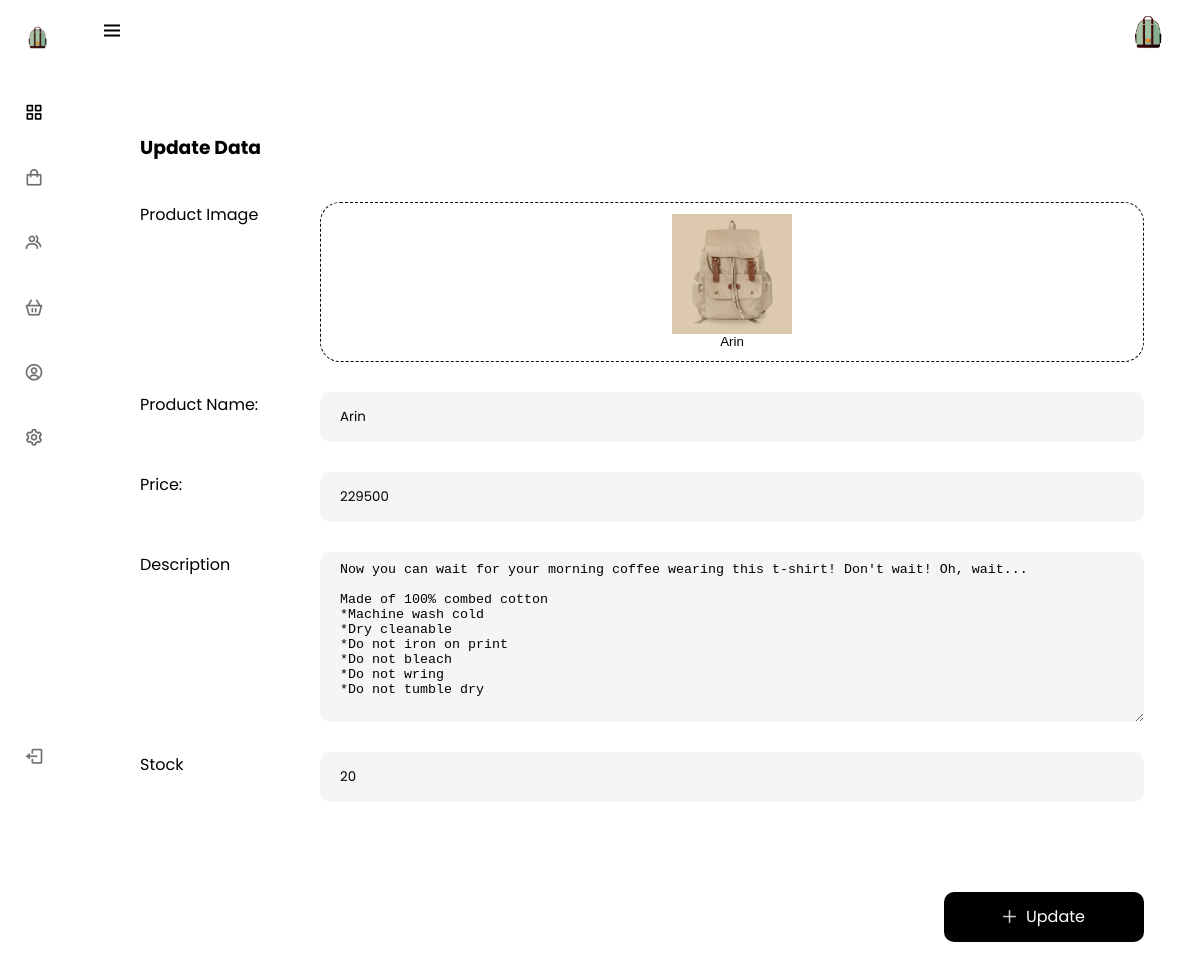
The app's page /admin/productsEdit.php?id=1 with its own data.
### tables this page shows
CREATE TABLE `tbl_products` (
  `id` int(10) UNSIGNED NOT NULL,
  `product_name` varchar(100) NOT NULL,
  `product_price` float NOT NULL,
  `description` longtext NOT NULL,
  `img_name` varchar(150) NOT NULL,
  `stock` int(11) NOT NULL
);

### admin/productsEdit.php (the view, shortened to what this page needs)
<?php
    $con = openCon();
    $id = $_GET['id'];
    $query = "SELECT * FROM tbl_products WHERE id='$id'";
    $result = $con->query($query);
    $data = $result->fetch_array();
?>
<!DOCTYPE html>
<html lang="en">
<head>
    <link rel="stylesheet" href="includes/assets/css/resets.css" />
    <link rel="stylesheet" href="includes/assets/css/headerSidebar.css" />
    <link rel="stylesheet" href="includes/assets/css/modal.css" />
    <link rel="stylesheet" href="includes/assets/css/modal.css" />
</head>
<body id="body-pd" style="background-color: var(--white-color);">
  <?php include 'includes/header.php' ?>
  <?php include 'includes/navBar.php' ?>
  <div id="modall">
    <div id="update-modal">
      <h3>Update Data</h3>
      <form method="POST" enctype="multipart/form-data">
        <div class="item">
            <label for="img">Product Image</label>
            <?php $img = "images/" . $data['img_name']; ?>
            <button class="img-input">
                <?php echo "<img id=\"img-input-display\" class=\"active\" src=\"$img\" alt=\"\" onclick=\"click_the_button(files);\">" .  $data['product_name']?></button>
        </div>
        <div class="item">
            <label for="productName">Product Name:</label><br>
            <input id="productNameInput" type="text" name="product_name" value="<?php echo $data['product_name'] ?>">
        </div>
        <div class="item">
            <label for="price">Price:</label><br>
            <input id="productPrice" type="text" name="product_price" value="<?php echo $data['product_price'] ?>">
        </div>
        <div class="item">
            <label for="description">Description</label>
            <textarea name="description" id="description" cols="30" rows="10"><?php echo $data['description'] ?></textarea>
        </div>
        <div class="item">
            <label for="stock">Stock</label>
            <input type="text" id="productQuantity" name="stock" value="<?php echo $data['stock'] ?>">
        </div>
        <button id="btn-submit" type="submit" name="update" value="Update">Update</button>
      </form>
    </div>
  </div>
</body>
</html>

### admin/includes/assets/css/headerSidebar.css (style rules this page uses)
.active { color: var(--black-color); }
.active::before { content: ""; position: absolute; left: 0; width: 2px; height: 32px; background-color: var(--white-color); }
@media screen and (min-width: 768px) { body { margin: calc(var(--header-height) + 1rem) 0 0 0; padding-left: calc(var(--nav-width) + 2rem); } }

### admin/includes/assets/css/modal.css (style rules this page uses)
#addProduct-modal, #addStaff-modal, #update-modal { padding: 50px 40px 150px; position: relative; }
#addProduct-modal form, #addStaff-modal form, #update-modal form { margin-top: 40px; }
form .item { display: flex; justify-content: space-between; margin-bottom: 30px; }
form .item label { width: 180px; }
.item input, #staffRole { flex: 1; background-color: var(--body-color); border-radius: 10px; height: 50px; padding: 10px 10px 10px 20px; border: none; }
form .item textarea { flex: 1; background-color: var(--body-color); border-radius: 10px; padding: 10px 10px 10px 20px; border: none; }
form .item .img-input { flex: 1; height: 160px; border: 1px dashed var(--black-color); border-radius: 20px; cursor: pointer; display: flex; align-items: center; justify-content: center; flex-direction: column; background-color: var(--white-color) !important; position: relative; }
form .item .img-input img { width: 70px; height: 70px; }
form .item #img-input-display.active { width: 120px; height: 120px; }
form #btn-submit { position: absolute; bottom: 40px; right: 40px; height: 50px; width: 200px; display: flex; align-items: center; justify-content: center; }
form #btn-submit::before { content: ""; background-image: url(../img/plus.png); background-repeat: no-repeat; background-size: cover; margin-right: 10px; width: 13px; height: 13px; }
input { font-family: var(--body-font); }

### admin/includes/assets/css/styles.css (style rules this page uses)
#btn-add, #btn-submit, .btn-upProfile { display: block; width: 230px; height: 50px; border-radius: 10px; border: none; background-color: var(--black-color); font-family: poppins; font-size: 16px; cursor: pointer; }
#btn-add a, #btn-submit, .btn-upProfile a { text-decoration: none; color: var(--white-color); }

### records on screen
tbl_products: img_name (picture), product_name "Arin", product_price "229500", description "Now you can wait for your morning coffee wearing this t-shirt! Don't wait! Oh, wait... Made of 100% combed cotton *Machine wash cold *Dry cleanable *Do not iron on print *Do not bleach *Do not wring *Do not tumble dry", stock "20"
